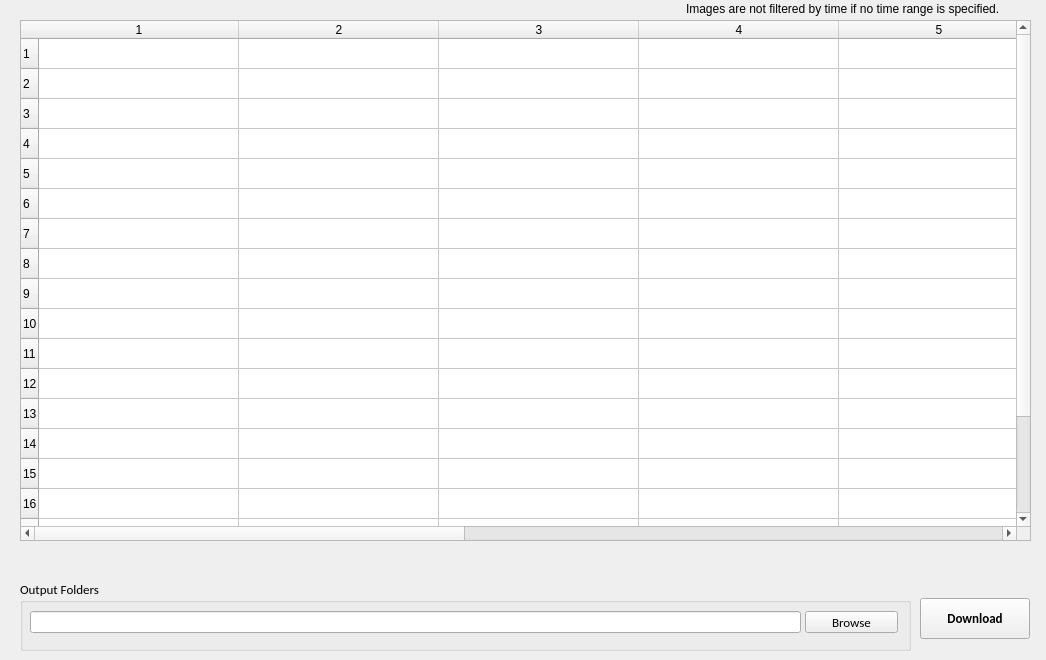
    <widget class="QWidget" name="tab_SiteProducts">
     <attribute name="title">
      <string>NEON Download Manager</string>
     </attribute>
     <widget class="GRIMe_QTableWidget" name="tableProducts">
      <property name="geometry">
       <rect>
        <x>20</x>
        <y>20</y>
        <width>1011</width>
        <height>521</height>
       </rect>
      </property>
      <property name="sizePolicy">
       <sizepolicy hsizetype="Expanding" vsizetype="Expanding">
        <horstretch>0</horstretch>
        <verstretch>0</verstretch>
       </sizepolicy>
      </property>
      <property name="wordWrap">
       <bool>false</bool>
      </property>
      <property name="rowCount">
       <number>20</number>
      </property>
      <property name="columnCount">
       <number>9</number>
      </property>
      <attribute name="horizontalHeaderCascadingSectionResizes">
       <bool>false</bool>
      </attribute>
      <attribute name="horizontalHeaderMinimumSectionSize">
       <number>60</number>
      </attribute>
      <attribute name="horizontalHeaderDefaultSectionSize">
       <number>200</number>
      </attribute>
      <attribute name="horizontalHeaderShowSortIndicator" stdset="0">
       <bool>true</bool>
      </attribute>
      <attribute name="horizontalHeaderStretchLastSection">
       <bool>true</bool>
      </attribute>
      <attribute name="verticalHeaderCascadingSectionResizes">
       <bool>false</bool>
      </attribute>
      <attribute name="verticalHeaderMinimumSectionSize">
       <number>30</number>
      </attribute>
      <attribute name="verticalHeaderDefaultSectionSize">
       <number>30</number>
      </attribute>
      <attribute name="verticalHeaderShowSortIndicator" stdset="0">
       <bool>false</bool>
      </attribute>
      <attribute name="verticalHeaderStretchLastSection">
       <bool>false</bool>
      </attribute>
      <row/>
      <row/>
      <row/>
      <row/>
      <row/>
      <row/>
      <row/>
      <row/>
      <row/>
      <row/>
      <row/>
      <row/>
      <row/>
      <row/>
      <row/>
      <row/>
      <row/>
      <row/>
      <row/>
      <row/>
      <column/>
      <column/>
      <column/>
      <column/>
      <column/>
      <column/>
      <column/>
      <column/>
      <column/>
     </widget>
     <widget class="QGroupBox" name="groupBox">
      <property name="geometry">
       <rect>
        <x>20</x>
        <y>580</y>
        <width>891</width>
        <height>71</height>
       </rect>
      </property>
      <property name="font">
       <font>
        <family>Calibri</family>
        <pointsize>10</pointsize>
        <weight>50</weight>
        <bold>false</bold>
        <underline>false</underline>
       </font>
      </property>
      <property name="title">
       <string>Output Folders</string>
      </property>
      <widget class="QLineEdit" name="EditSaveImagesOutputFolder">
       <property name="geometry">
        <rect>
         <x>10</x>
         <y>31</y>
         <width>771</width>
         <height>22</height>
        </rect>
       </property>
       <property name="font">
        <font>
         <family>Calibri</family>
         <pointsize>10</pointsize>
         <weight>50</weight>
         <bold>false</bold>
         <underline>false</underline>
        </font>
       </property>
       <property name="toolTip">
        <string>This field is pre-populated and cannot be changed at this time.</string>
       </property>
      </widget>
      <widget class="QPushButton" name="pushButtonBrowseSaveImagesOutputFolder">
       <property name="geometry">
        <rect>
         <x>785</x>
         <y>31</y>
         <width>93</width>
         <height>22</height>
        </rect>
       </property>
       <property name="text">
        <string>Browse</string>
       </property>
      </widget>
     </widget>
     <widget class="QLabel" name="labelImageDownloadTip">
      <property name="geometry">
       <rect>
        <x>686</x>
        <y>1</y>
        <width>351</width>
        <height>16</height>
       </rect>
      </property>
      <property name="text">
       <string>Images are not filtered by time if no time range is specified.</string>
      </property>
     </widget>
     <widget class="QPushButton" name="pushButton_RetrieveNEONData">
      <property name="geometry">
       <rect>
        <x>920</x>
        <y>598</y>
        <width>110</width>
        <height>41</height>
       </rect>
      </property>
      <property name="font">
       <font>
        <family>Calibri</family>
        <pointsize>10</pointsize>
        <weight>75</weight>
        <bold>true</bold>
        <underline>false</underline>
       </font>
      </property>
      <property name="toolTip">
       <string>This button will download sensor data and/or retrieve a list of images for the specified dates.</string>
      </property>
      <property name="text">
       <string>Download</string>
      </property>
      <property name="shortcut">
       <string/>
      </property>
      <property name="flat">
       <bool>false</bool>
      </property>
     </widget>
    </widget>
